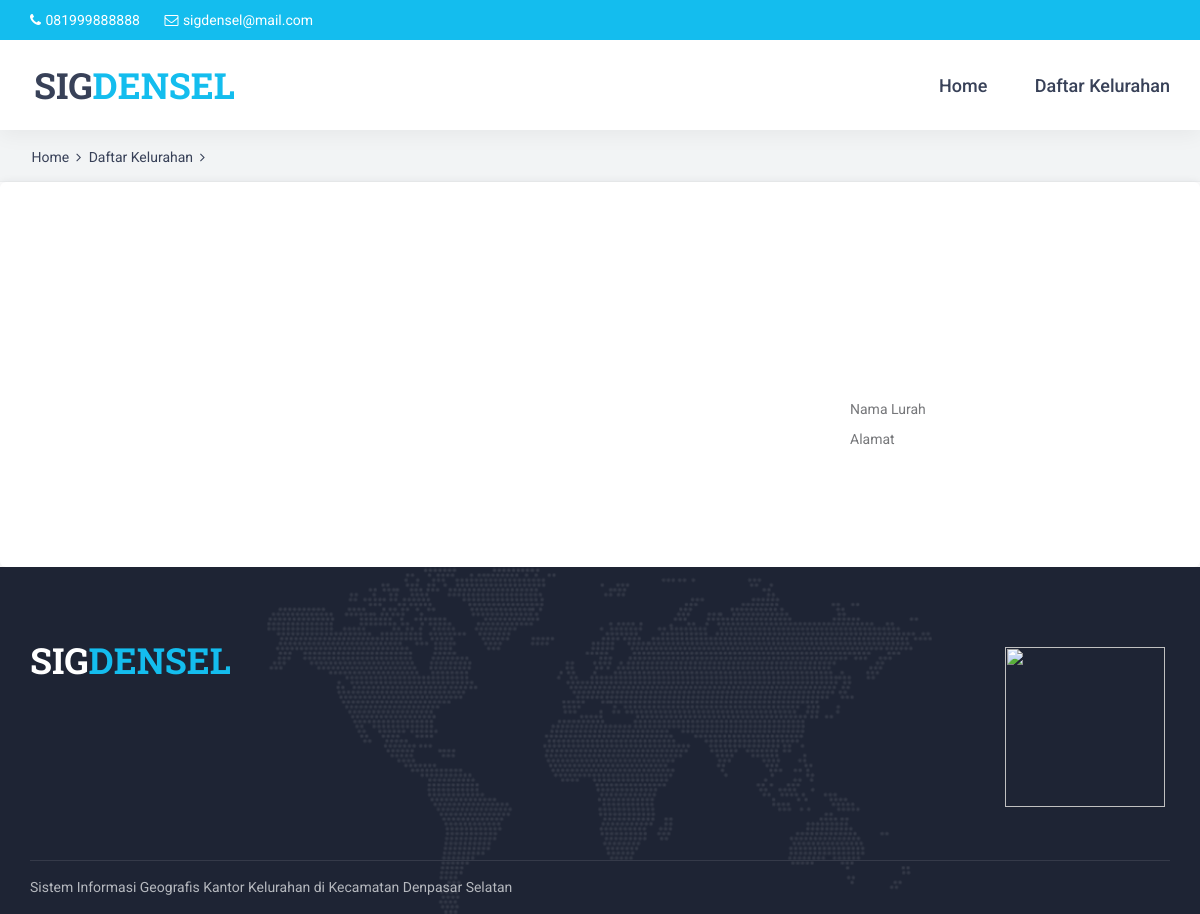
Before: /lokasi_detail.php?id_kelurahan=6 with the older database file.
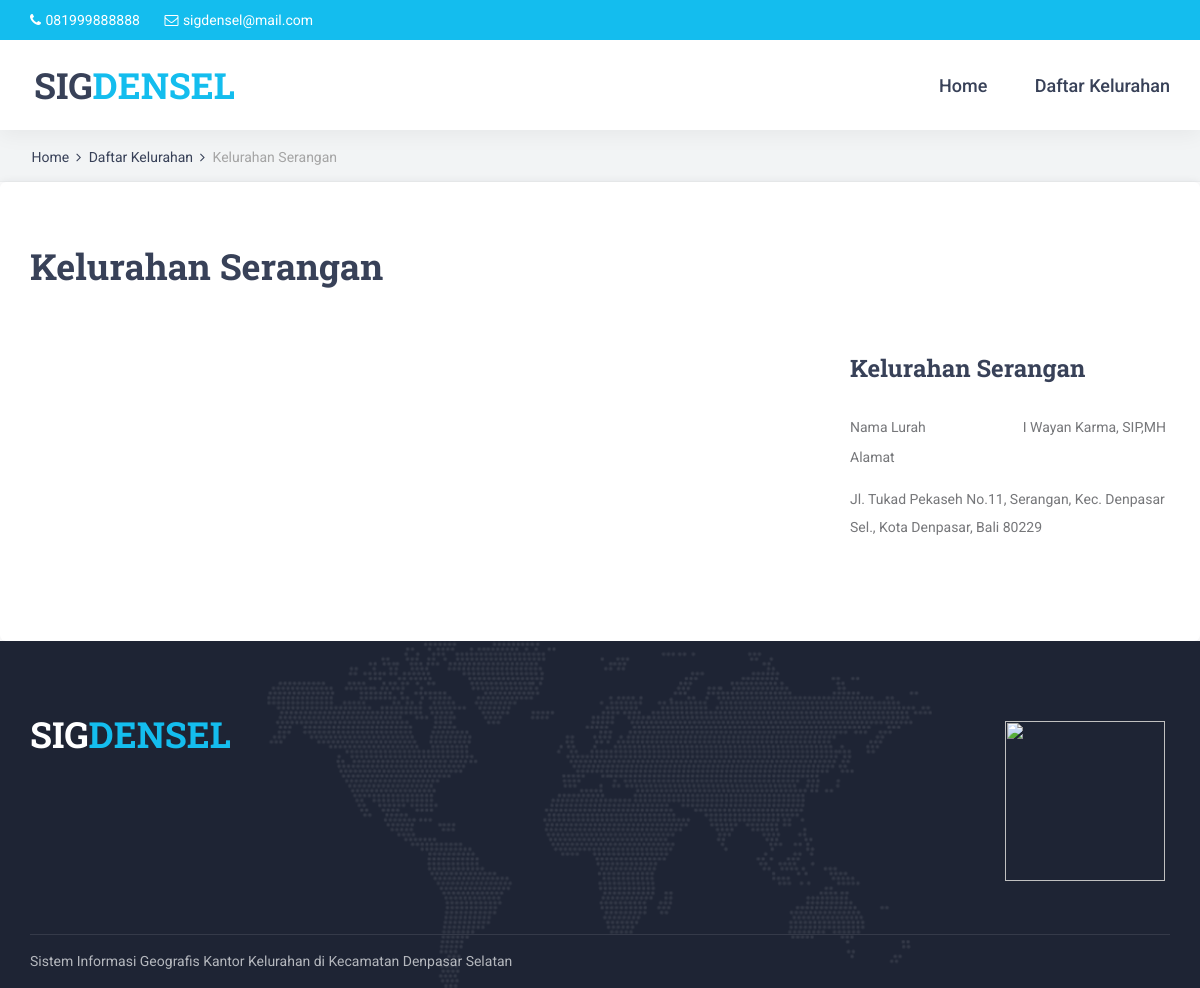
After: the same page with the newer database file.
### tables this page shows
CREATE TABLE `lokasi` (
  `id_lokasi` int(11) NOT NULL,
  `id_kelurahan` int(11) NOT NULL,
  `id_operator` int(11) NOT NULL,
  `data_lokasi` text NOT NULL,
  `alamat` text NOT NULL,
  `foto` varchar(199) NOT NULL,
  `latitude` varchar(199) NOT NULL,
  `longtitude` varchar(199) NOT NULL
);

CREATE TABLE `kelurahan` (
  `id_kelurahan` int(11) NOT NULL,
  `nama_kelurahan` varchar(199) NOT NULL,
  `nama_lurah` varchar(199) NOT NULL
);

### lokasi_detail.php (the view, shortened to what this page needs)
<?php
	include 'operator/koneksi.php';
	$id_kelurahan = $_GET['id_kelurahan'];
  $query_lokasi = mysqli_query($koneksi,
  "SELECT * FROM lokasi
  JOIN kelurahan ON kelurahan.id_kelurahan = lokasi.id_kelurahan
  JOIN operator ON operator.id_operator = lokasi.id_operator
  WHERE kelurahan.id_kelurahan = '$id_kelurahan'");
	$row_lokasi = mysqli_fetch_assoc($query_lokasi);
?>
<!DOCTYPE html>
<html lang="en">
<head>
<?php include 'asset/top-script.php'; ?>
<link rel="stylesheet" type="text/css" href="frontend/styles/course.css">
<link rel="stylesheet" type="text/css" href="frontend/styles/course_responsive.css">
</head>
<body>
<div class="super_container">
	<header class="header">
    <?php include 'top-bar.php'; ?>
		<?php include 'navigation.php'; ?>
	</header>
	<div class="home">
		<div class="breadcrumbs_container">
			<div class="container">
				<div class="row">
					<div class="col">
						<div class="breadcrumbs">
							<ul>
								<li><a href="index.php">Home</a></li>
								<li><a href="daftar-kelurahan.php">Daftar Kelurahan</a></li>
                <li><?= $row_lokasi['nama_kelurahan'];?></li>
							</ul>
						</div>
					</div>
				</div>
			</div>
		</div>
	</div>
  <div class="course">
		<div class="container">
			<div class="row">
				<div class="col-lg-8">
					<div class="course_container">
						<div class="course_title"><?= $row_lokasi['nama_kelurahan'];?></div>
						<div class="course_image"><img src="operator/foto/<?= $row_lokasi['foto'];?>" alt=""></div>
					</div>
				</div>
        <div class="col-lg-4">
					<div class="sidebar">
            <div class="sidebar_section">
							<div class="sidebar_section_title"><?= $row_lokasi['nama_kelurahan'];?></div>
							<div class="sidebar_teacher">
								<div class="teacher_meta_container">
									<div class="teacher_meta d-flex flex-row align-items-center justify-content-start">
										<div class="teacher_meta_title">Nama Lurah</div>
										<div class="teacher_meta_text ml-auto"><span><?= $row_lokasi['nama_lurah'];?></span></div>
									</div>
									<div class="teacher_meta d-flex flex-row align-items-center justify-content-start">
										<div class="teacher_meta_title">Alamat</div>
									</div>
								</div>
								<div class="teacher_info">
									<p><?= $row_lokasi['alamat'];?></p>
								</div>
							</div>
						</div>
					</div>
				</div>
			</div>
		</div>
	</div>
	<?php include 'footer.php'; ?>
</div>
</body>
</html>

Changed rows visible on the page:
added lokasi: id_kelurahan.nama_kelurahan "Kelurahan Serangan", id_kelurahan.nama_lurah "I Wayan Karma, SIP,MH", alamat "Jl. Tukad Pekaseh No.11, Serangan, Kec. Denpasar Sel., Kota Denpasar, Bali 80229"
